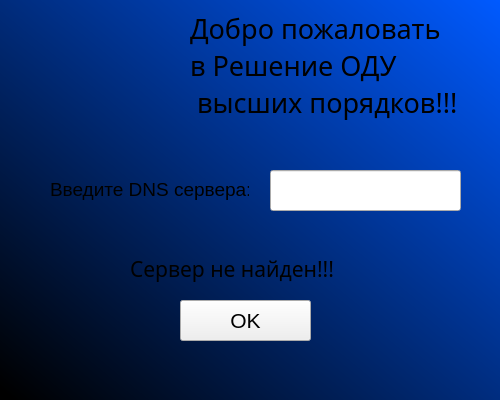
<?xml version="1.0" encoding="UTF-8"?>
<ui version="4.0">
 <class>Form</class>
 <widget class="QWidget" name="Form">
  <property name="geometry">
   <rect>
    <x>0</x>
    <y>0</y>
    <width>500</width>
    <height>400</height>
   </rect>
  </property>
  <property name="sizePolicy">
   <sizepolicy hsizetype="Fixed" vsizetype="Fixed">
    <horstretch>0</horstretch>
    <verstretch>0</verstretch>
   </sizepolicy>
  </property>
  <property name="minimumSize">
   <size>
    <width>500</width>
    <height>400</height>
   </size>
  </property>
  <property name="maximumSize">
   <size>
    <width>500</width>
    <height>400</height>
   </size>
  </property>
  <property name="font">
   <font>
    <pointsize>16</pointsize>
   </font>
  </property>
  <property name="windowTitle">
   <string notr="true"> </string>
  </property>
  <property name="styleSheet">
   <string notr="true">#Form{
	
	background-color: qlineargradient(spread:pad, x1:0, y1:0.971591, x2:1, y2:0, stop:0 rgba(0, 0, 0, 255), stop:1 rgba(0, 90, 255, 255));
}</string>
  </property>
  <widget class="QLabel" name="label">
   <property name="geometry">
    <rect>
     <x>190</x>
     <y>10</y>
     <width>301</width>
     <height>111</height>
    </rect>
   </property>
   <property name="font">
    <font>
     <family>MV Boli</family>
     <pointsize>20</pointsize>
     <weight>50</weight>
     <italic>false</italic>
     <bold>false</bold>
    </font>
   </property>
   <property name="styleSheet">
    <string notr="true">
font: 20pt &quot;MV Boli&quot;;
</string>
   </property>
   <property name="text">
    <string>Добро пожаловать
в Решение ОДУ
 высших порядков!!!</string>
   </property>
  </widget>
  <widget class="QPushButton" name="pushButton">
   <property name="geometry">
    <rect>
     <x>180</x>
     <y>300</y>
     <width>131</width>
     <height>41</height>
    </rect>
   </property>
   <property name="font">
    <font>
     <pointsize>16</pointsize>
     <weight>50</weight>
     <bold>false</bold>
    </font>
   </property>
   <property name="styleSheet">
    <string notr="true"/>
   </property>
   <property name="text">
    <string>OK</string>
   </property>
  </widget>
  <widget class="QLabel" name="warningMsg">
   <property name="geometry">
    <rect>
     <x>130</x>
     <y>230</y>
     <width>231</width>
     <height>78</height>
    </rect>
   </property>
   <property name="font">
    <font>
     <family>MV Boli</family>
     <pointsize>16</pointsize>
     <weight>50</weight>
     <italic>false</italic>
     <bold>false</bold>
    </font>
   </property>
   <property name="styleSheet">
    <string notr="true">
font: 16pt &quot;MV Boli&quot;;
</string>
   </property>
   <property name="text">
    <string>Сервер не найден!!!</string>
   </property>
  </widget>
  <widget class="QLabel" name="label_2">
   <property name="geometry">
    <rect>
     <x>50</x>
     <y>150</y>
     <width>199</width>
     <height>78</height>
    </rect>
   </property>
   <property name="font">
    <font>
     <family>MS Shell Dlg 2</family>
     <pointsize>14</pointsize>
     <weight>50</weight>
     <italic>false</italic>
     <bold>false</bold>
    </font>
   </property>
   <property name="styleSheet">
    <string notr="true">font: 14pt &quot;MS Shell Dlg 2&quot;;</string>
   </property>
   <property name="text">
    <string>Введите DNS сервера:</string>
   </property>
  </widget>
  <widget class="QLineEdit" name="lineEdit">
   <property name="geometry">
    <rect>
     <x>270</x>
     <y>170</y>
     <width>191</width>
     <height>41</height>
    </rect>
   </property>
   <property name="font">
    <font>
     <pointsize>16</pointsize>
    </font>
   </property>
   <property name="cursorMoveStyle">
    <enum>Qt::VisualMoveStyle</enum>
   </property>
   <property name="clearButtonEnabled">
    <bool>true</bool>
   </property>
  </widget>
  <widget class="QLabel" name="label_3">
   <property name="geometry">
    <rect>
     <x>30</x>
     <y>20</y>
     <width>131</width>
     <height>121</height>
    </rect>
   </property>
   <property name="text">
    <string/>
   </property>
   <property name="pixmap">
    <pixmap resource="images/source.qrc">:/newPrefix/logo.png</pixmap>
   </property>
   <property name="scaledContents">
    <bool>true</bool>
   </property>
  </widget>
 </widget>
 <resources>
  <include location="../images/srce.qrc"/>
  <include location="images/source.qrc"/>
 </resources>
 <connections/>
</ui>
